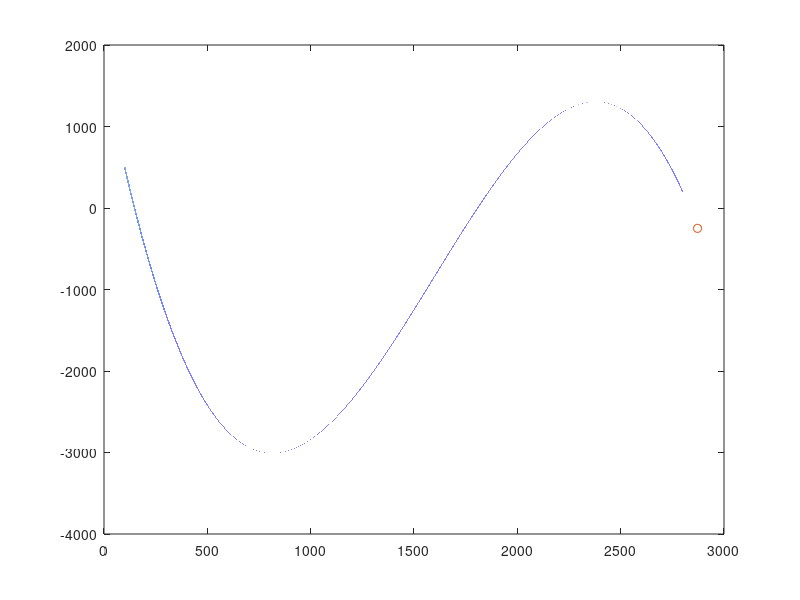

Write the MATLAB code that produced this figure.
x = 100:.01:2800;
y = -0.000002249*x.^3+0.010770716*x.^2-13.061982421*x+1700.740063337;
px = 100;
py = 500;


% => 2 diferent boxes!
for i=1:100
    %figure(100); %This is so it will replot over the previous figure, and not make a new one.
    ph = plot(x,y,px, py,'o');
    pause(0.1);
    px = px+2800/100;
    py = -0.000002249*px^3+0.010770716*px^2-13.061982421*px+1700.740063337;
end